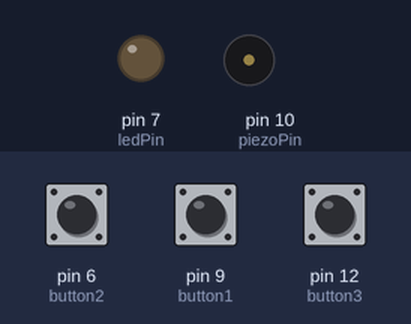
Simulated run of this sketch. Board: Arduino Uno, built with avr-gcc and run on an emulated ATmega328P. Shown: output pins drawn as LEDs (lit = HIGH), buzzer (waves = sounding). Inputs (shaded band) come from the test bench; at power-on: pin 6 (button2) HIGH, pin 9 (button1) HIGH, pin 12 (button3) HIGH.

Above: at 2.8 s.
2.9 s: pin 6 (button2) pulled LOW for 1.2 s
At 3.25 s:
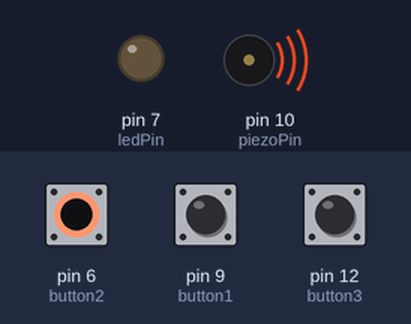
6.0 s: pin 9 (button1) pulled LOW for 3.2 s
At 10.3 s:
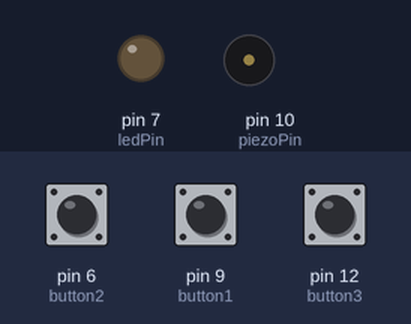
10.7 s: pin 12 (button3) pulled LOW for 3.2 s
At 11.25 s:
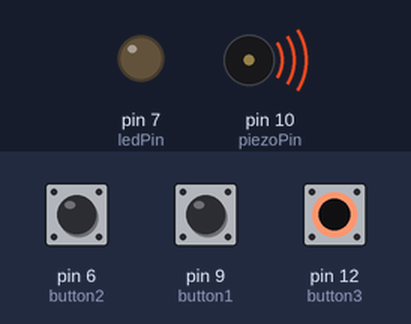
15.4 s: pin 6 (button2) pulled LOW for 3.2 s
At 19.5 s:
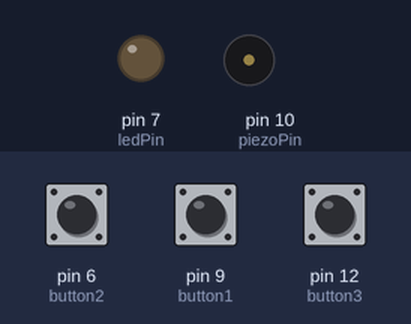
Timing chart, 0 to 21.0 s (numbered marks = the images above; inputs shaded):
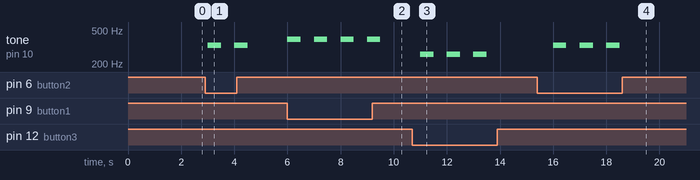

The sketch:

Sense_of_Touch.ino
```cpp
const int button1 = 9;
const int button2 = 6;
const int button3 = 12;

int buttonState1 = 0;
int buttonState2 = 0;
int buttonState3 = 0;
int piezoPin = 10;

const int ledPin = 7;

void setup() {
  Serial.begin(9600);
  pinMode(button1, INPUT_PULLUP);
  pinMode(button2, INPUT_PULLUP);
  pinMode(button3, INPUT_PULLUP);

  pinMode(ledPin, OUTPUT);
  pinMode(piezoPin, OUTPUT);


}

void loop() {

  bool buttonState1 = digitalRead(button1);
  bool buttonState2 = digitalRead(button2);
  bool buttonState3 = digitalRead(button3);

//Buzzer tutorial from: https://create.arduino.cc/projecthub/SURYATEJA/use-a-buzzer-module-piezo-speaker-using-arduino-uno-89df45
//Buzzer tones: https://youtu.be/K8AnlUT0ng0?t=87

  if(buttonState1 == 0) {
    tone(piezoPin, 392, 500);
    }
   if(buttonState2 == 0) {
    tone(piezoPin, 330, 500);
    }

    if(buttonState3 == 0) {
    tone(piezoPin, 261, 500);
    }

  delay(1000);
}
```

Measured:
- after the input at 2.9 s, tone on pin 10 (piezoPin): alternates 330 Hz for 0.50 s and silent for 0.50 s, 4 changes in all, then stays silent, starting after 0.10 s
- after the input at 6.0 s, tone on pin 10 (piezoPin): alternates 392 Hz for 0.50 s and silent for 0.50 s, 8 changes in all, then stays silent, starting at once
- after the input at 10.7 s, tone on pin 10 (piezoPin): alternates 261 Hz for 0.50 s and silent for 0.50 s, 6 changes in all, then stays silent, starting after 0.30 s
- after the input at 15.4 s, tone on pin 10 (piezoPin): alternates 330 Hz for 0.50 s and silent for 0.50 s, 6 changes in all, then stays silent, starting after 0.60 s
